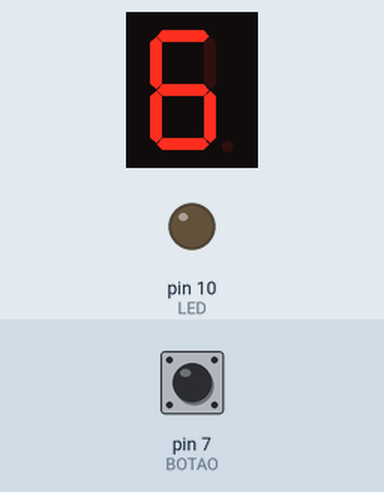
This sketch was run on a simulated Arduino Uno, built with avr-gcc and run on an emulated ATmega328P. On the bench: 1-digit seven-segment display, output pins drawn as LEDs (lit = HIGH). Wiring (inferred from the names in the program): 1-digit 7-segment display, segments lit when LOW: segments pin 5, pin 4, pin 9, pin 11, pin 12, pin 6, pin 8. The inputs (shaded band) are chosen by the test bench; at power-on: pin 7 (BOTAO) LOW. The segment pins are drawn as the display they are named for; pins used as bus, display or sensor lines are not drawn.

Above: at 11.3 s.
11.4 s: pin 7 (BOTAO) pulled HIGH for 3 s
At 11.9 s:
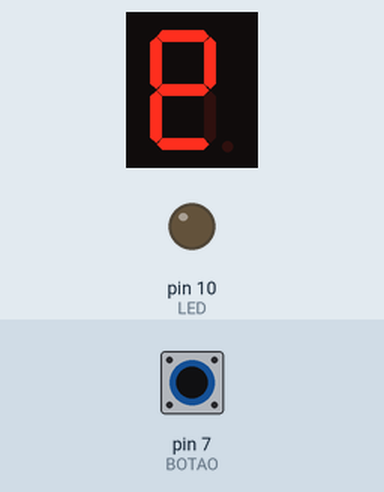
At 14.4 s:
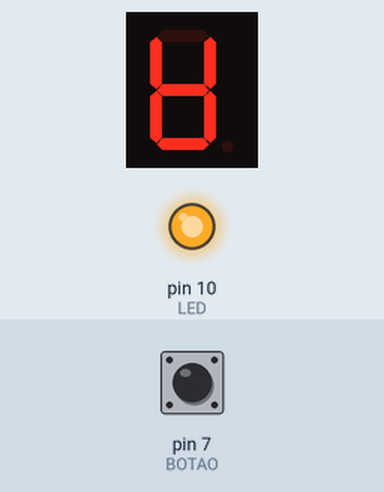
Timing chart, 0 to 15.9 s (numbered marks = the images above; inputs shaded):
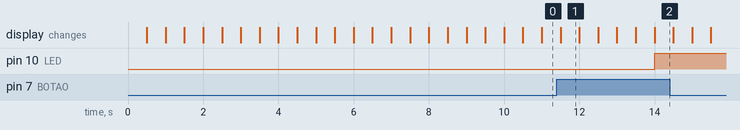

The sketch:

02_pisca_led_bot_o_display_de_7_segmentos1.ino
```cpp
// Liga LED
//  Autor : André
// Link: https://www.tinkercad.com/things/jnPgWQICEwq-pisca-led-botao-display-de-7-segmentos

void sete_segmentos();
void pisca();

const int LED = 10; // pino de conexão LED
const int BOTAO = 7; // pino de conexão BOTÃO
int estado = 0; // variável para armazenar o estado do BOTÃO
int estado_antigo = 0; //variável para armazenar o estado anterior do BOTÃO
int flag = 0; // variável para indicar a história do BOTÃO

const int A = 5;
const int B = 4;
const int C = 9;
const int D = 11;
const int E = 12;
const int F = 6;
const int G = 8;

void setup()
{
  pinMode(LED, OUTPUT); // configura pino 10 como saída
  pinMode(BOTAO, INPUT); // configura pino 7 como entrada

  pinMode(A, OUTPUT);
  pinMode(B, OUTPUT);
  pinMode(C, OUTPUT);
  pinMode(D, OUTPUT);
  pinMode(E, OUTPUT);
  pinMode(F, OUTPUT);
  pinMode(G, OUTPUT);
}

void loop()
{
  sete_segmentos();
  pisca();
}

void sete_segmentos()
  {
  digitalWrite(A, HIGH);
  	delay(500);
  digitalWrite(A, LOW);
  digitalWrite(B, HIGH);
    delay(500);
  digitalWrite(B, LOW);
  digitalWrite(C, HIGH);
    delay(500);
  digitalWrite(C, LOW);
  digitalWrite(D, HIGH);
    delay(500);
  digitalWrite(D, LOW);
  digitalWrite(E, HIGH);
    delay(500);
  digitalWrite(E, LOW);
  digitalWrite(F, HIGH);
    delay(500);
  digitalWrite(F, LOW);
  digitalWrite(G, HIGH);
    delay(500);
  digitalWrite(G, LOW);
  }

void pisca()
{
    estado = digitalRead(BOTAO); //lê o estado do botão
  if ((estado == HIGH) && (estado_antigo == LOW))
  {
  	flag = 1-flag; // sinaliza que o botão foi pressionado
  }

  	estado_antigo = estado;

  if (flag == HIGH)
  {
    digitalWrite(LED, HIGH);
  }
  else
  {

    digitalWrite(LED, LOW);
  }
}
```

Measured:
- after the input at 11.4 s, pin 10 (LED): LOW → HIGH after 2.6 s
- what the display in image 1 shows lasts 0.5 s, from 11.5 s to 12.0 s
